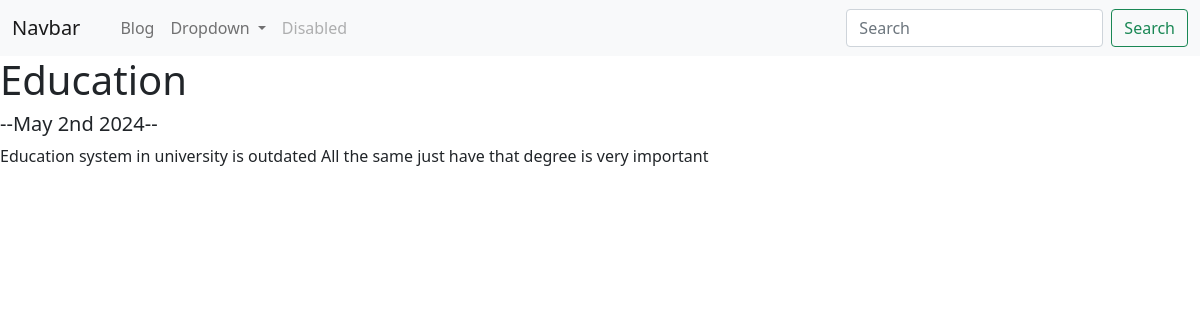
Page /blog/3 on the committed database.
### blog/models.py (models this page shows, shortened)
class Blog(models.Model):
  title = models.CharField(max_length=20)
  date =  models.DateField(auto_now=False, auto_now_add=False)
  content = models.TextField()

### blog/views.py (the view)
# urls.py: path('<int:blog_id>', views.detail, name = 'detail'),
def detail(request, blog_id):
  blog = get_object_or_404(Blog, pk = blog_id)
  return render(request,'blog/detail.html', {'blog':blog})

### blog/templates/blog/detail.html
{% extends 'portfolio/base.html' %}
{% block content %}
<h1>{{ blog.title }}</h1>
<h5>--{{ blog.date|date:'F jS Y' }}--</h5>
{{ blog.content }}
{% endblock %}

### rows in the picture
Blog: title "Education", date "May 2nd 2024", content "Education system in university is outdated All the same just have that degree is very important"
